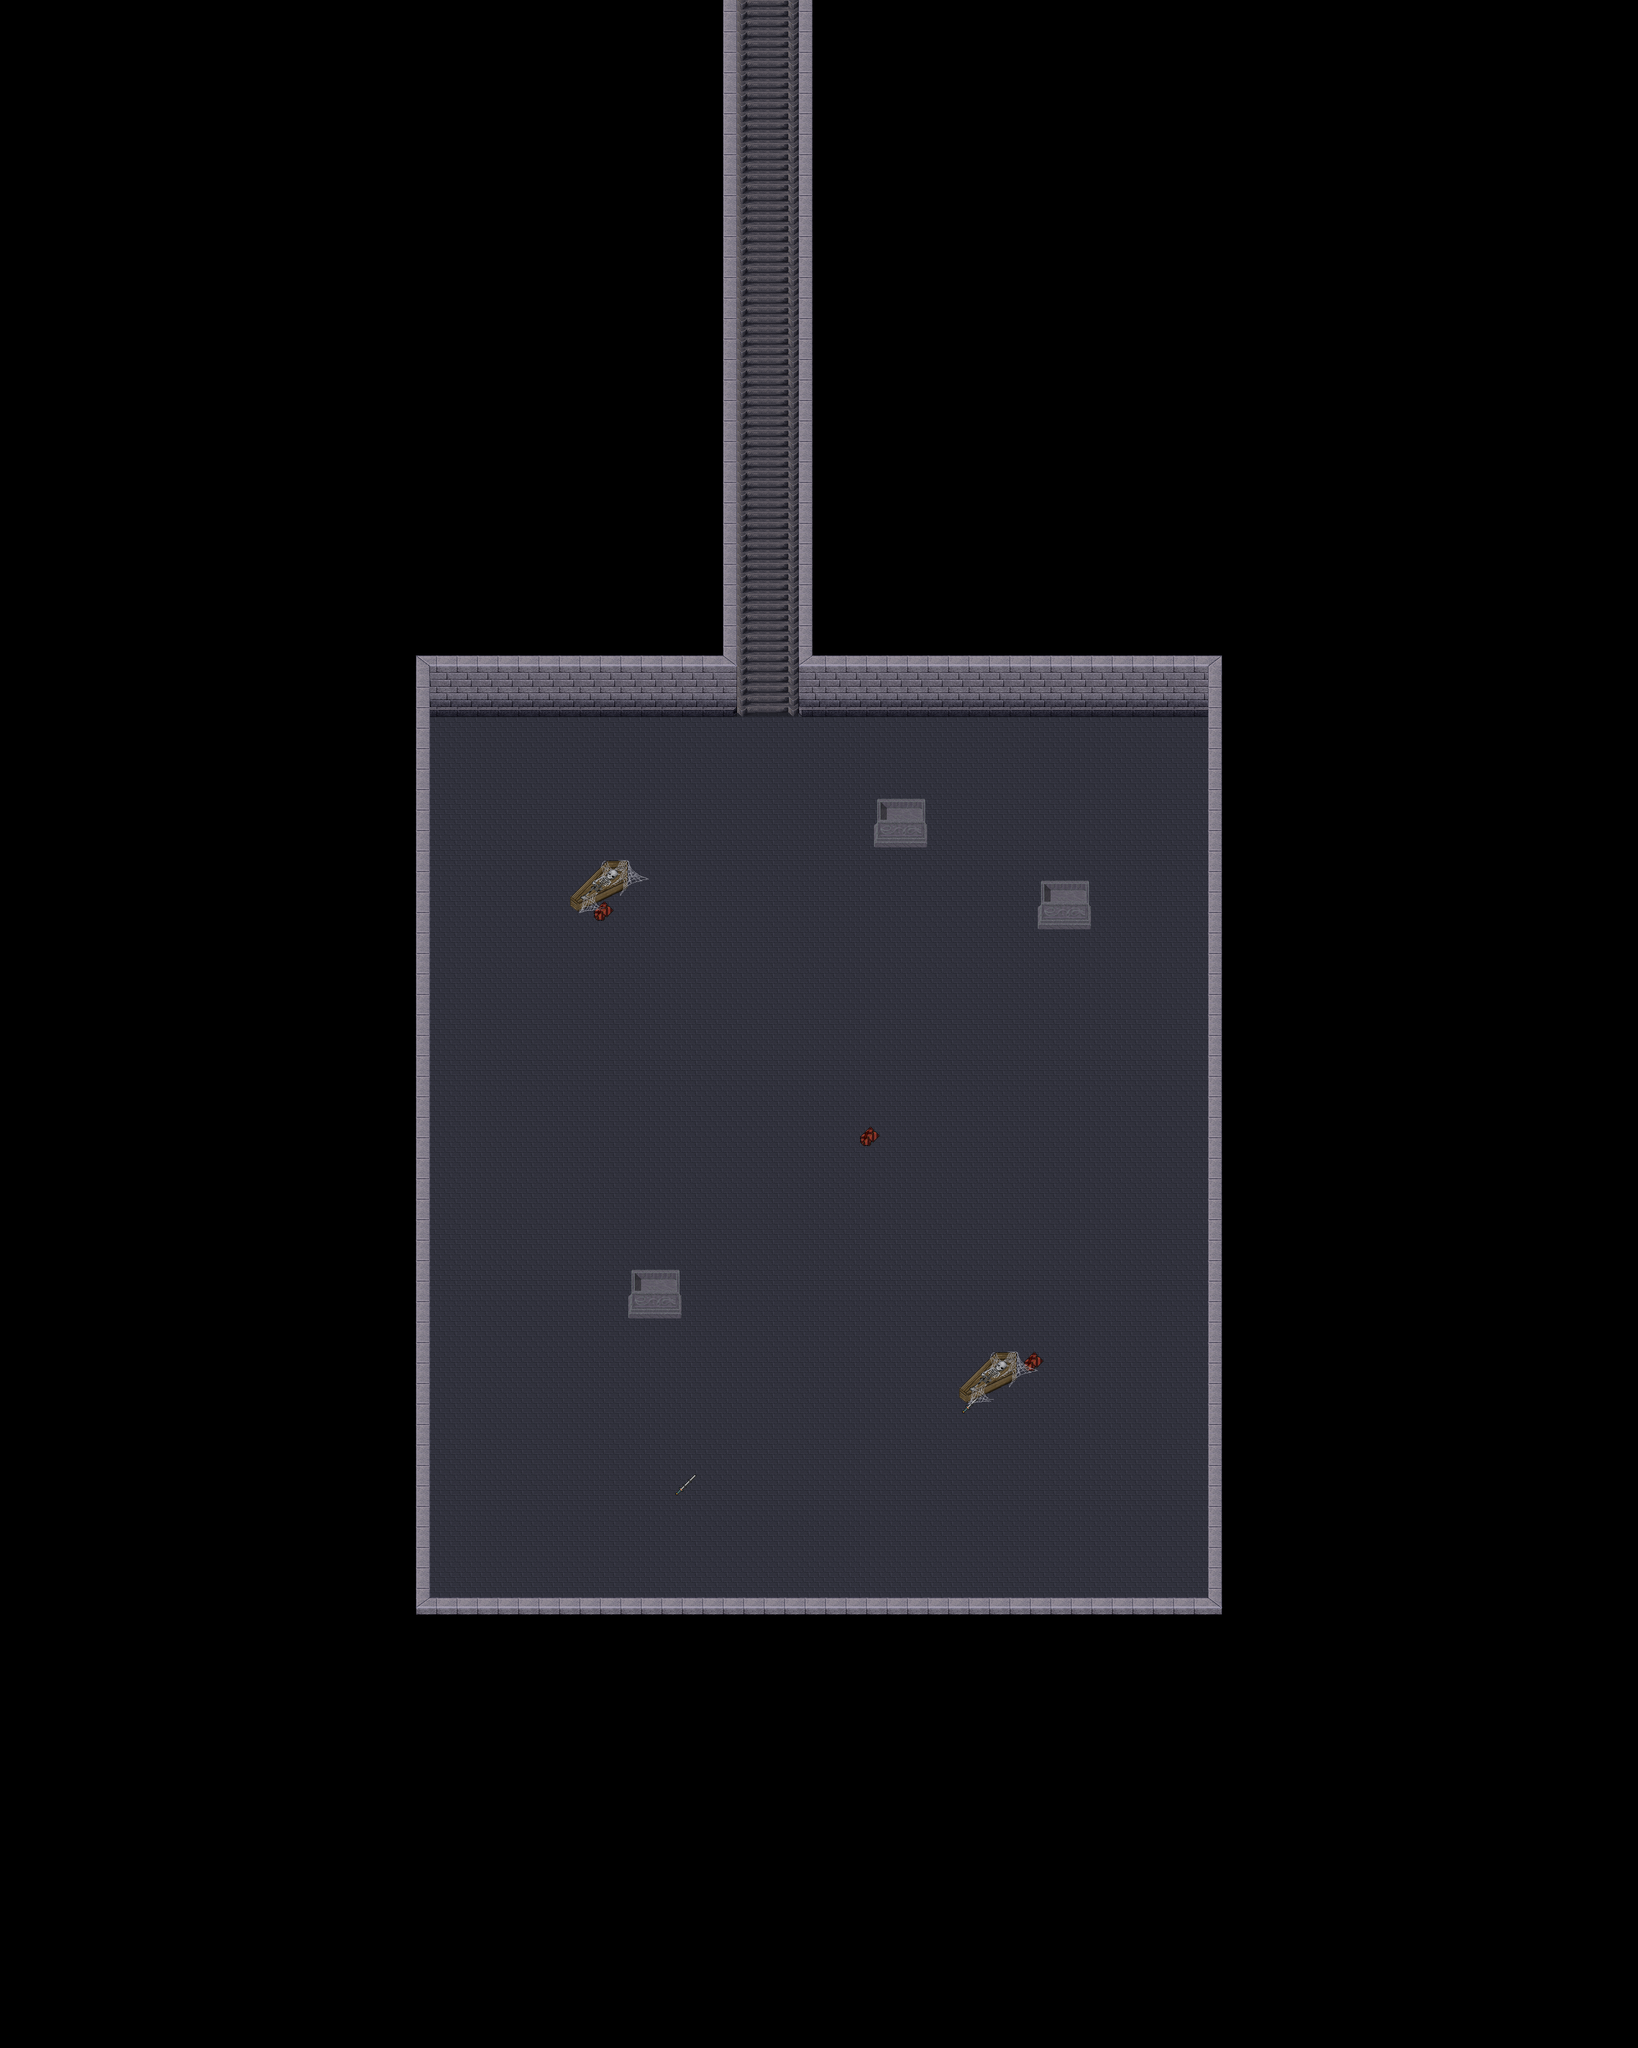

A level layout from a 2D game, rendered from its tile map. Below: a short description, then the map file with tile-grid data replaced by summaries:
An orthogonal 80x100 tile map with 32x32 px tiles, 5 tile layers (Ground, Fringe, Fringe2, Over1, ...), 2 hidden layers not drawn, 5 tilesets and 1 object (warp).

<map version="1.8" tiledversion="1.8.0" orientation="orthogonal" renderorder="right-down" width="80" height="100" tilewidth="32" tileheight="32" infinite="0" nextlayerid="9" nextobjectid="5">
 <properties>
  <property name="background0image" value="graphics/images/spit23loginwallpaper_800x600.png" />
  <property name="minimap" value="graphics/minimaps/032-5.png" />
  <property name="music" value="let_the_battles_begin.ogg" />
  <property name="name" value="Inner Chamber" />
  <property name="overlay0image" value="graphics/images/ambient/spotlight.png" />
  <property name="overlay0keepratio" value="true" />
 </properties>
 <tileset firstgid="1" name="collision" tilewidth="32" tileheight="32" tilecount="9" columns="3">
  <image source="../graphics/tilesets/collision.png" width="96" height="96" />
 </tileset>
 <tileset firstgid="10" name="Crypt-Blockwall" tilewidth="32" tileheight="32" tilecount="256" columns="16">
  <image source="../graphics/tilesets/crypt_blockwall.png" width="512" height="512" />
 </tileset>
 <tileset firstgid="266" name="Crypt-Fringe" tilewidth="32" tileheight="32" tilecount="256" columns="16">
  <image source="../graphics/tilesets/lof/crypt_fringe.png" width="512" height="512" />
 </tileset>
 <tileset firstgid="522" name="Crypt-Fringe_x3" tilewidth="32" tileheight="96" tilecount="80" columns="16">
  <image source="../graphics/tilesets/lof/crypt_fringe_x3.png" width="512" height="480" />
 </tileset>
 <tileset firstgid="602" name="arena" tilewidth="32" tileheight="32" tilecount="256" columns="16">
  <image source="../graphics/tilesets/arena.png" width="512" height="512" />
 </tileset>
 <layer id="1" name="Ground" width="80" height="100">
  <data>[8000 cells, 8000 non-empty, 5 distinct tile ids]</data>
 </layer>
 <layer id="2" name="Fringe" width="80" height="100">
  <data>[8000 cells, 110 non-empty, 8 distinct tile ids]</data>
 </layer>
 <layer id="3" name="Fringe2" width="80" height="100">
  <data>[8000 cells, 295 non-empty, 23 distinct tile ids]</data>
 </layer>
 <layer id="4" name="Over1" width="80" height="100">
  <data>[8000 cells, 0 non-empty, 0 distinct tile ids]</data>
 </layer>
 <layer id="5" name="Over2" width="80" height="100">
  <data>[8000 cells, 40 non-empty, 3 distinct tile ids]</data>
 </layer>
 <layer id="6" name="Collision" width="80" height="100" visible="0">
  <data>[8000 cells, 6304 non-empty, 1 distinct tile ids]</data>
 </layer>
 <layer id="8" name="Heights" width="80" height="100" visible="0">
  <data>[8000 cells, 105 non-empty, 1 distinct tile ids]</data>
 </layer>
 <objectgroup id="7" name="Objects">
  <object id="1" name="To Crypt Level 1" type="warp" x="1152" y="608" width="96" height="32">
   <properties>
    <property name="dest_map" value="032-4" />
    <property name="dest_x" value="127" />
    <property name="dest_y" value="43" />
   </properties>
  </object>
 </objectgroup>
</map>
